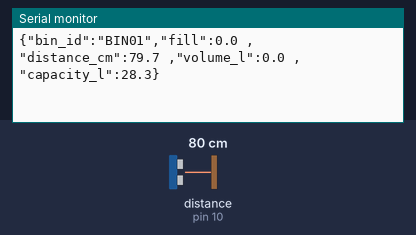
Recording of a sketch running on a simulated Arduino Uno, built with avr-gcc and run on an emulated ATmega328P. Parts: the last lines printed to the serial monitor. Wiring (inferred from the names in the program): ultrasonic range finder: trigger pin 9; echo pin 10. The inputs (shaded band) are chosen by the test bench; at power-on: distance to the obstacle (sensor on pin 10) 80 cm. The echo pulse lasts 58.3 µs per cm.

Above: at 2.7 s.
2.8 s: distance to the obstacle (sensor on pin 10) set to 2 cm
At 4.9 s:
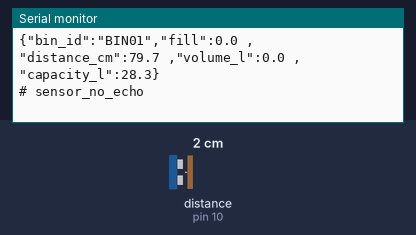
5.3 s: distance to the obstacle (sensor on pin 10) set to 4 cm
At 7.0 s:
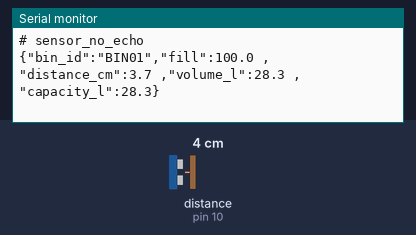

The sketch:

binpulse_bin_node.ino
```cpp
/*
 * BinPulse live BIN01 sensor for Arduino Uno.
 * USB serial sends one JSON record per sample; the Node backend reads COM12.
 * HC-SR04: VCC -> 5V, GND -> GND, TRIG -> D9, ECHO -> D10.
 */

#include "config.h"

float readDistanceCm() {
  digitalWrite(TRIG_PIN, LOW);
  delayMicroseconds(3);
  digitalWrite(TRIG_PIN, HIGH);
  delayMicroseconds(10);
  digitalWrite(TRIG_PIN, LOW);

  const unsigned long duration = pulseIn(ECHO_PIN, HIGH, 30000UL);
  if (duration == 0) return -1.0f;

  const float distance = duration * 0.0343f / 2.0f;
  if (distance < 2.0f || distance > 400.0f) return -1.0f;
  return distance;
}

float readMedianDistance() {
  float values[5];
  int count = 0;
  for (int i = 0; i < 5; i++) {
    const float value = readDistanceCm();
    if (value > 0.0f) values[count++] = value;
    delay(35);
  }
  if (count < 3) return -1.0f;

  for (int i = 0; i < count - 1; i++) {
    for (int j = i + 1; j < count; j++) {
      if (values[j] < values[i]) {
        const float temp = values[i];
        values[i] = values[j];
        values[j] = temp;
      }
    }
  }
  return values[count / 2];
}

void setup() {
  Serial.begin(SERIAL_BAUD_RATE);
  pinMode(TRIG_PIN, OUTPUT);
  pinMode(ECHO_PIN, INPUT);
  digitalWrite(TRIG_PIN, LOW);
  delay(1500); // Let the Uno bootloader finish before serial telemetry begins.
}

void loop() {
  const float distance = readMedianDistance();
  if (distance < 0.0f) {
    Serial.println("# sensor_no_echo");
    delay(SEND_INTERVAL_MS);
    return;
  }

  const float span = EMPTY_DISTANCE_CM - FULL_DISTANCE_CM;
  if (span <= 0.0f) {
    Serial.println("# invalid_calibration");
    delay(SEND_INTERVAL_MS);
    return;
  }

  const float fill = constrain((EMPTY_DISTANCE_CM - distance) * 100.0f / span, 0.0f, 100.0f);
  const float fillHeightCm = BIN_HEIGHT_CM * fill / 100.0f;
  const float crossSectionCm2 = PI * BIN_RADIUS_CM * BIN_RADIUS_CM;
  const float volumeLitres = crossSectionCm2 * fillHeightCm / 1000.0f;
  const float capacityLitres = crossSectionCm2 * BIN_HEIGHT_CM / 1000.0f;

  // Keep Serial output machine-readable; the backend persists and broadcasts it.
  Serial.print("{\"bin_id\":\""); Serial.print(BIN_ID);
  Serial.print("\",\"fill\":"); Serial.print(fill, 1);
  Serial.print(" ,\"distance_cm\":"); Serial.print(distance, 1);
  Serial.print(" ,\"volume_l\":"); Serial.print(volumeLitres, 1);
  Serial.print(" ,\"capacity_l\":"); Serial.print(capacityLitres, 1);
  Serial.println("}");

  delay(SEND_INTERVAL_MS);
}
```

config.h
```cpp
#ifndef BINPULSE_BIN_CONFIG_H
#define BINPULSE_BIN_CONFIG_H

// Arduino Uno USB serial bridge settings. Backend defaults: COM12 at 115200.
const long SERIAL_BAUD_RATE = 115200;
const char* BIN_ID = "BIN01";

// HC-SR04 wiring from the user's Arduino sketch: TRIG -> D9, ECHO -> D10.
// Uno digital inputs tolerate the HC-SR04's 5V ECHO output directly.
const int TRIG_PIN = 9;
const int ECHO_PIN = 10;

// Measure the installed bin and calibrate these distances (centimetres).
const float BIN_RADIUS_CM = 15.0f;
const float BIN_HEIGHT_CM = 40.0f;
const float EMPTY_DISTANCE_CM = 40.0f;
const float FULL_DISTANCE_CM = 5.0f;

const unsigned long SEND_INTERVAL_MS = 2000UL;

#endif
```

Measured:
- the behaviour switches between 2 and 3 cm on distance to the obstacle (sensor on pin 10) (found by bisection; images 1 and 2)
- after the input at 2.8 s, the serial monitor: prints a new line after 1.1 s (image 1)
- after the input at 5.3 s, the serial monitor: prints a new line after 0.76 s (image 2)
